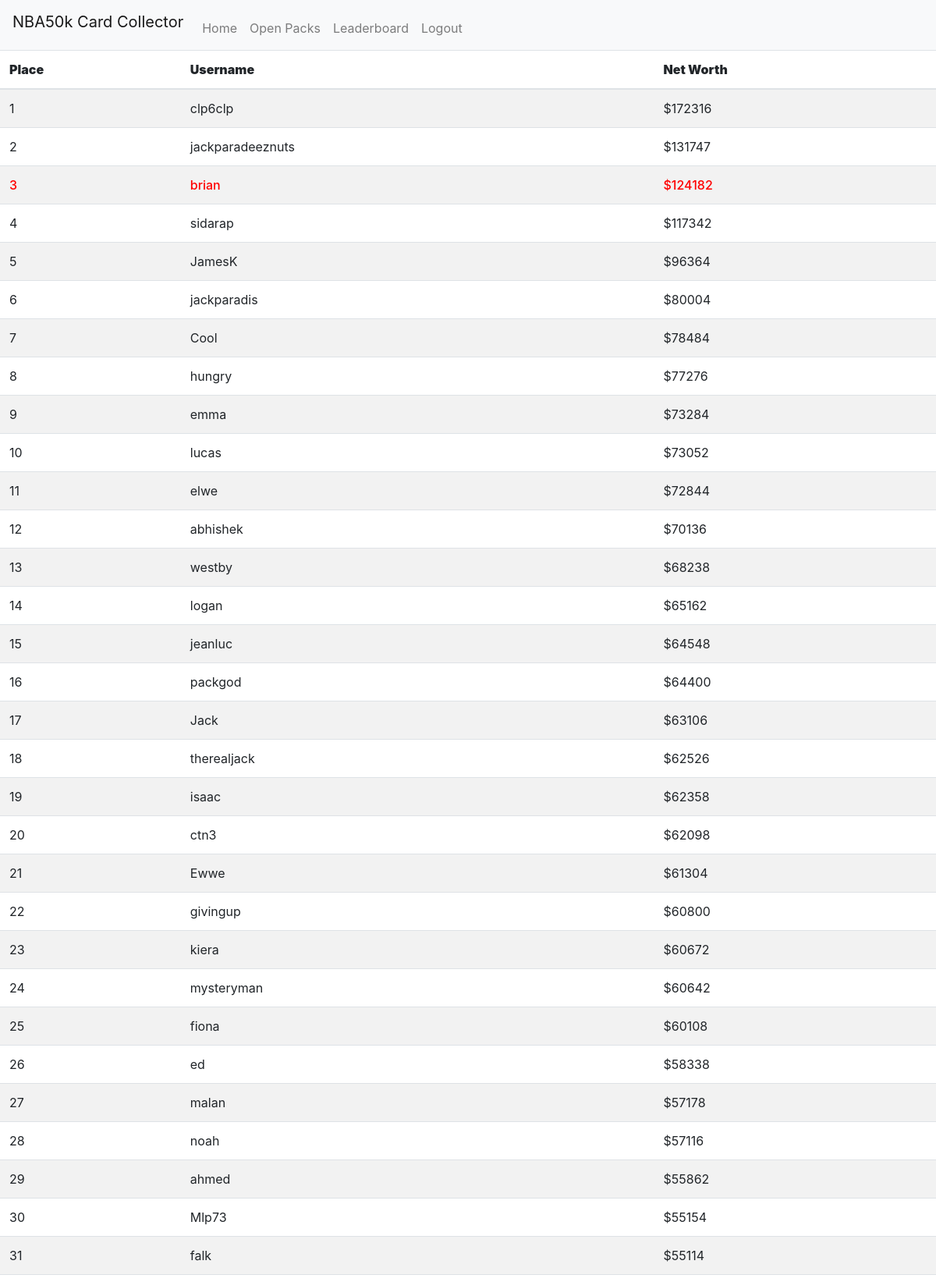
/leaderboard (signed in, upper part), run on the app's committed database.
### tables this page shows
CREATE TABLE 'users' ('id' integer PRIMARY KEY AUTOINCREMENT NOT NULL, 'username' varchar(250), 'hash' varchar(350), 'cash' numeric DEFAULT 50000 , 'networth' numeric);

### application.py (the view)
@app.route("/leaderboard", methods=["GET", "POST"])
@login_required
def leaderboard():
    points = db.execute("SELECT cash FROM users WHERE id=:user_id", user_id=session["user_id"])
    username = db.execute("SELECT username FROM users WHERE id=:user_id", user_id=session["user_id"])
    if request.method == "GET":
        total_overalls = 0
        counter = 0
        overalls = db.execute('SELECT overall FROM players JOIN collection ON collection.player_id = players.id WHERE user_id=:user_id', user_id=session["user_id"])
        for x in overalls:
            total_overalls += x["overall"]
            counter += 1
        total_value= ((total_overalls-(counter*78))*400) + (counter)*5000
        networth = total_value + points[0]["cash"]
        db.execute('UPDATE users SET networth=:networth WHERE id=:user_id', networth=networth, user_id=session["user_id"])
        users = db.execute("SELECT * FROM users ORDER BY networth desc")
        y = 0
        x = 1
        username = username[0]["username"]
        for user in users:
            user["place"] = x
            x += 1
            if user["username"]==username:
                y = user["place"]
        x = x-1
        return render_template("leaderboard.html", points=points, users=users, username=username, y=y, x=x)
    else:
        return render_template("leaderboard.html", points=points, users=users, username=username, y=y, x=x)

### application.py (called while the page is built)
@app.after_request
def after_request(response):
    response.headers["Cache-Control"] = "no-cache, no-store, must-revalidate"
    response.headers["Expires"] = 0
    response.headers["Pragma"] = "no-cache"
    return response

### helpers.py (called while the page is built)
def login_required(f):
    @wraps(f)
    def decorated_function(*args, **kwargs):
        if session.get("user_id") is None:
            return redirect("/login")
        return f(*args, **kwargs)
    return decorated_function

### templates/leaderboard.html (shortened to what this page needs)
<!DOCTYPE html>
<head>
    <link href="https://stackpath.bootstrapcdn.com/bootstrap/4.1.3/css/bootstrap.min.css" rel="stylesheet">
    <link href="/static/styles.css" rel="stylesheet">
    <nav class="navbar navbar-expand-lg navbar-light bg-light">
            <div class="nav" id"navbar">
                    <a class="navbar-brand" href="/">NBA50k Card Collector</a>
                <ul class="navbar-nav mr-auto mt-2">
                    <li class="nav-item"><a class="nav-link" href="/">Home</a></li>
                    <li class="nav-item"><a class="nav-link" href="/openpacks">Open Packs</a></li>
                    <li class="nav-item"><a class="nav-link" href="/leaderboard">Leaderboard</a></li>
                </ul>
                <ul class="navbar-nav ml-auto mt-2">
                    <li class="nav-item"><a class="nav-link" href="/login">Logout</a></li>
                </ul>
            </div>
    </nav>
</head>
<body class="wood">
<table class="table table-striped">
    <thead>
       <tr>
           <th><b>Place</b></th>
           <th><b>Username</b></th>
           <th><b>Net Worth</b></th>
       </tr>
    </thead>
    <tbody>
        {% for x in users %}
        <tr>
            {% if x.username == username %}
            <div>
            <td class="red">{{x.place}}</td>
            <td class="red">{{x.username}}</td>
            <td class="red">${{x.networth}}</td>
            </div>
            {% else %}
            <td>{{x.place}}</td>
            <td>{{x.username}}</td>
            <td>${{x.networth}}</td>
            {% endif %}
        </tr>
        {% endfor %}
    </tbody>
</table>
</body>

### static/styles.css (style rules this page uses)
.wood { background-image: url('http://textures.world/wp-content/uploads/2018/10/Natural-Seamless-Light-Wood-Texture-1-copy.jpg'); }
.red { color: red; font-weight:500; }

### data on the page
users: place "1", username "clp6clp", networth "172316"
users: place "2", username "jackparadeeznuts", networth "131747"
users: place "3", username "brian", networth "124182"
users: place "4", username "sidarap", networth "117342"
users: place "5", username "JamesK", networth "96364"
users: place "6", username "jackparadis", networth "80004"
users: place "7", username "Cool", networth "78484"
users: place "8", username "hungry", networth "77276"
users: place "9", username "emma", networth "73284"
users: place "10", username "lucas", networth "73052"
users: place "11", username "elwe", networth "72844"
users: place "12", username "abhishek", networth "70136"
users: place "13", username "westby", networth "68238"
users: place "14", username "logan", networth "65162"
users: place "15", username "jeanluc", networth "64548"
users: place "16", username "packgod", networth "64400"
users: place "17", username "Jack", networth "63106"
users: place "18", username "therealjack", networth "62526"
users: place "19", username "isaac", networth "62358"
users: place "20", username "ctn3", networth "62098"
users: place "21", username "Ewwe", networth "61304"
users: place "22", username "givingup", networth "60800"
users: place "23", username "kiera", networth "60672"
users: place "24", username "mysteryman", networth "60642"
users: place "25", username "fiona", networth "60108"
users: place "26", username "ed", networth "58338"
users: place "27", username "malan", networth "57178"
users: place "28", username "noah", networth "57116"
users: place "29", username "ahmed", networth "55862"
users: place "30", username "Mlp73", networth "55154"
users: place "31", username "falk", networth "55114"
